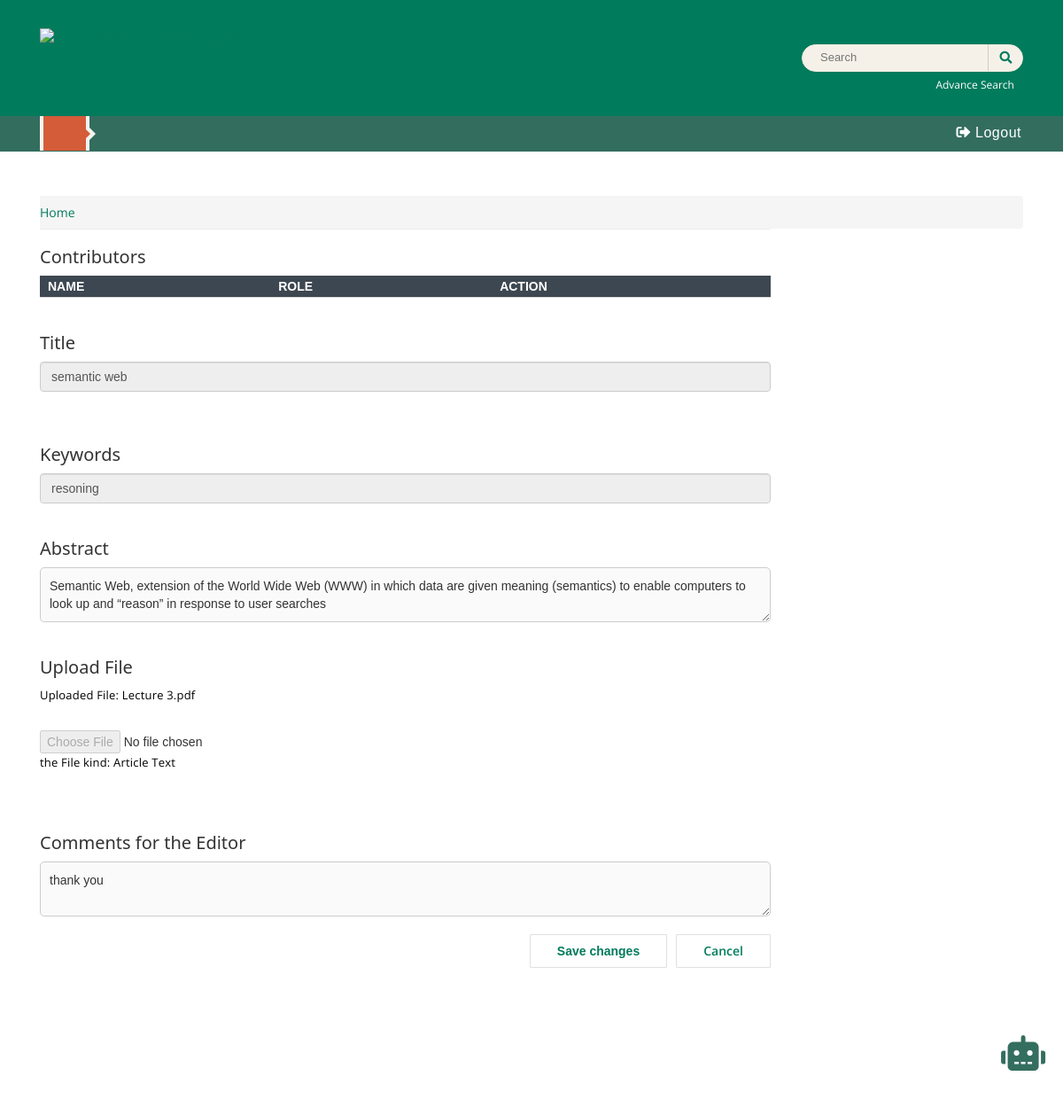
/Author_view_submission.php?updateid=55, run on the app's committed database.
### tables this page shows
CREATE TABLE `submissions` (
  `id` int(11) NOT NULL,
  `auther_id` int(11) NOT NULL,
  `auther_name` varchar(150) NOT NULL,
  `title` varchar(250) NOT NULL,
  `keywords` varchar(250) NOT NULL,
  `abstract` varchar(250) NOT NULL,
  `comment` varchar(1000) NOT NULL,
  `article` varchar(100) NOT NULL,
  `file_kind` varchar(250) NOT NULL,
  `status` enum('Incomplete','submission','Decline Submission','Copy Editing','reviewing','Accept Submission','Revisions Required','Resubmit for Review','Resubmit Elsewhere') DEFAULT 'Incomplete',
  `created_at` timestamp NOT NULL DEFAULT current_timestamp(),
  `last_modification` timestamp NOT NULL DEFAULT current_timestamp() ON UPDATE current_timestamp()
);

### Author_view_submission.php (the view, shortened to what this page needs)
<?php
 include 'conn.php';
    $id=$_GET['updateid'];
    $query = "SELECT title,keywords,abstract,comment,article,file_kind FROM submissions where id='$id'";
    $result = mysqli_query($conn, $query);
    $row = mysqli_fetch_assoc($result);
    $title = $row['title'];
    $keywords = $row['keywords'];
    $abstract = $row['abstract'];
    $comment = $row['comment'];
    $file_name = $row['article'];
    $file_kind=$row['file_kind'];
?>
  <!DOCTYPE html>
  <html lang="en" xml:lang="en">
  <head>
  <link rel="stylesheet" href="css_1.css" type="text/css" />
  <link rel="stylesheet" href="css_2.css" type="text/css" />
  <link rel="stylesheet" href="css_3.css" type="text/css" />
  <link rel="stylesheet" href="css_4.css" type="text/css" />
  <link rel="stylesheet" href="css_5.css" type="text/css" />
  <link rel="stylesheet" href="css_6.css" type="text/css" />
  <link rel="stylesheet" href="css_7.css" type="text/css" />
  <link rel="stylesheet" href="https://use.fontawesome.com/releases/v5.2.0/css/all.css?v=3.4.0.1" type="text/css" />
  <link rel="stylesheet" href="css_9.css" type="text/css" />
  <link rel="stylesheet" href="css_10.css" type="text/css" />
  <link rel="stylesheet" href="https://cdnjs.cloudflare.com/ajax/libs/font-awesome/5.15.4/css/all.min.css">
</head>
  <body>
  <header><meta http-equiv="Content-Type" content="text/html; charset=utf-8">
      <div class="container topHeadSocial">
          <div class="row">
              <div class="col-md-10">
      <a href="Author_submmisions.php" class="logo" >
                      <img class="journal-logo" src="https://ojs3modern17.openjournalsystems.com/public/site/pageHeaderTitleImage_en_US.png"
               alt="##common.pageHeaderLogo.altText##">
      </a>
              </div>
              <div class="col-md-2">
                  <div class="topSearch">
                      <div id="searchWrpNav">
                        <div class="searchCntNav">
                          <form class="" role="search" method="post" action="https://ojs3modern17.openjournalsystems.com/index.php/index/search/search">
    <div class="form-group">
      <input class="" name="query" value="" type="text" aria-label="Search Query" placeholder="Search">
    </div>
    <button type="submit" class=""><i class="fa fa-search"></i></button>
  </form>
                        </div>
                  </div>
                      <a href="https://ojs3modern17.openjournalsystems.com/index.php/index/search/search" class="advanceSearch">Advance Search</a>
                  </div>
              </div>
          </div>
      </div>
              <div class="navigation">
          <div class="container">
              <div class="row">
                  <div class="col-md-8">
                                          <div id="modal-on-small" class="menu1">
                          <div id="primary-nav-wraper" class="">
      <ul id="navigationPrimary" class="pkp_navigation_primary nav nav-tabs">
                                                  <li class=" nav-item">
                      <a class="nav-link"
                         href="Home.page.php">Home</a>
                  </li>
                          </ul>
                        </div>
                    </div>
                </div>
                <div class="col-md-4">
                    <div class="navRight">
    <ul id="navigationUser" class="pkp_navigation_user nav nav-tabs">
        <li class=" nav-item">
            <a href="Home.page.php" style="font-size: medium;margin-top: -0.4rem;" class="nav-link"><i class="fas fa-sign-out-alt"></i> Logout</a>
                                            </ul>
            </div>
        </div>
    </div>
</div>
</div>
</header>
<div class="main container">
<div class="row">
<div class="leftcolumn  col-md-9 ">
  <main class="page page_register">
    <div class="pa">
<nav class="cmp_breadcrumbs" role="navigation" aria-label="You are here:">
    <ol class="breadcrumb">
        <li>
            <a href="Author_submmisions.php">
                Home
            </a>
        </li>
    </ol>
</nav>
<h3>Contributors</h3>
<table id="userTable" style="width:100%; padding-top:5px;">
    <thead>
    <tr>
        <th>Name</th>
        <th>Role</th>
        <th>Action</th>
    </tr>
    </thead>
</table>
<form method="post" action="update.php" enctype="multipart/form-data">
<fieldset class="identity">
    <h3>Title</h3>
    <input disabled type="text" class="form-control" name="title" id="Name" value="<?php echo $title;?>" maxlength="32" placeholder="Enter your title">
    <br>
    <br>
<div class="button-sign-in">
  <h3>Keywords</h3>
<input disabled type="text" class="form-control" name="Keywords" id="Contact" value="<?php echo $keywords;?>" maxlength="32" placeholder="Enter your keywords">
<br>
  <h3>Abstract</h3>
<textarea disabled id="abstract" name="abstract" placeholder="Enter your abstract"><?php echo $abstract;?></textarea>
<br>
<br>
<h3>Upload File</h3>
<?php if (!empty($file_name)): ?>
    <p>Uploaded File: <?php echo $file_name; ?></p>
<?php endif; ?>
<input disabled type="file" id="file" name="file" accept=".pdf, .doc, .docx" <?php if (empty($file_name)) echo 'required'; ?>>
<?php if (!empty($file_kind)): ?>
    <p>the File kind: <?php echo $file_kind; ?></p>
<?php endif; ?>
<br id="spac" style="display: none;">
<br id="space" style="display: none;">
<br>
    <h3>Comments for the Editor</h3>
    <textarea disabled id="comments" name="comments"  placeholder="Enter your comment"><?php echo $comment;?></textarea>
    <br>
    <br>
<div class="register-1c">
    <button class="span-Cancel"><a href="Author_submmisions.php">Cancel</a></button>
     </div>
     <div class="button-sign-in">
       <button id="save" class="span-login" name="submit" type="Submit"onclick="alert('Save subnnision?');">Save changes</button>
       </form>
       <br>
       <br>
       <br>
       <br>
       <br>
       <br>
       <br>
</head>
<body>
    <div class="chatbot-icon">
        <i class="fas fa-robot"></i>
    </div>
       <br>
    </html>

### css_2.css (style rules this page uses)
img { max-width: 400px }
body { font-family: 'Cardo', serif; color: #000; font-size: 18px; font-weight: 400; -webkit-font-smoothing: antialiased; -webkit-text-size-adjust: none; -moz-osx-font-smoothing: grayscale; text-rendering: optimizeLegibility }
h1, h2, h3, h4, h5, h6 { font-family: 'Cardo', serif; font-weight: bold }
p, li, blockquote, cite, dd, legend { font-family: 'Cardo', serif; line-height: 1.5 }
dt, address, table, label { font-family: 'Montserrat', sans-serif; font-size: smaller }
ol { list-style: none; counter-reset: item }
ol li:before { font-family: 'Montserrat', sans-serif; font-size: smaller; counter-increment: item; content: counter(item) '. ' }
li { margin-bottom: 0.25em }
a { color: #000; background-color: transparent; text-decoration: none; border-bottom: .05em solid #ffd120; -webkit-box-shadow: inset 0 -4px 0 #ffd120; box-shadow: inset 0 -4px 0 #ffd120; overflow-wrap: break-word; word-break: break-word; word-wrap: break-word }
header a, footer a { box-shadow: none }
p, li, a, blockquote { font-family: 'Cardo', serif }
p { font-size: 18px; line-height: 1.56; letter-spacing: 0.2px }
.nav-link { color: #fff; font-family: 'Montserrat', sans-serif; font-size: 14px }
.form-control { border-top: 0; border-left: 0; border-right: 0; border-radius: 0; padding-left: 0; padding-right: 0 }
table, .table { border-bottom: 1px solid #ddd }
table th, .table th, table td, .table td { padding-left: 0 }
fieldset { margin: 50px 0 }
.form-control { font-family: 'Montserrat', sans-serif; font-size: smaller; border-radius: 0; transition: all .2s ease-in }
@media (min-width:992px) { header .nav-link { margin-left: -15px } }
.nav-tabs .nav-link { border: 0 }
#navigationUser { justify-content: flex-end; border-bottom: 0 }
#navigationUser a, #user-nav-wraper a { font-size: 12px; border: 0 }
.journal-logo { max-height: 100px }
@media (min-width:992px) { #modal-on-small { display: block } }
@media (min-width:992px) { #navigationPrimary { border: 0; justify-content: space-between; padding-bottom: 15px } }
@media (min-width:992px) { #navigationPrimary .nav-link { text-transform: uppercase } }
.cmp_breadcrumbs { margin-top: 26px; margin-bottom: 20px }
.identity, .login-data { margin-top: 40px }

### css_7.css (style rules this page uses)
header { background: #007b5c !important }
body { background: #fff !important }
.navigation { background: #336d5e !important }
header .navigation ul#navigationPrimary li:first-child { background: #d55c39 !important }
header .navigation ul#navigationPrimary li:first-child::after { border-left-color: #d55c39 !important }
header .navigation #navigationPrimary .nav-link, #user-dashboard-link, #navigationUser a.nav-link, #user-nav-wraper a, #languageNav .dropdown-toggle { color: #fff }
a, a:visited, a:link, #sidebar .content li a { color: #007b5c }
nav.cmp_breadcrumbs ol.breadcrumb li a { color: #007b5c !important }
.nav.nav-pills a, .read_more, button { color: #007b5c !important }

### css_9.css (style rules this page uses)
.fa { display: inline-block; font: normal normal normal 14px/1 FontAwesome; font-size: inherit; text-rendering: auto; -webkit-font-smoothing: antialiased; -moz-osx-font-smoothing: grayscale; }
.fa-search:before { content: "\f002"; }

### Author_view_submission.php (style rules this page uses)
.journal-logo { max-width: 300px; margin-top: -6px; }
.span-Cancel { float: right; margin-right: 0; padding: 8px 30px; color: #007b5c !important; font-size: 14px !important; font-weight: 600 !important; border: 1px solid #e0e0e0; border-radius: 1px; background: #fff; }
.span-login { float: right; margin-right: 10px; padding: 8px 30px; color: #007b5c !important; font-size: 14px !important; font-weight: 600 !important; border: 1px solid #e0e0e0; border-radius: 1px; background: #fff; }
textarea { width: 100%; padding: 10px; border: 1px solid #ccc; border-radius: 5px; box-sizing: border-box; }
body { font-family: Arial, sans-serif; margin: 0; padding: 0; }
.chatbot-icon { position: fixed; right: 20px; bottom: 20px; font-size: 40px; cursor: pointer; color: #346e5e; z-index: 1000; margin-bottom:30px; }

### data on the page
submissions: title "semantic web", Keywords "resoning", abstract "Semantic Web, extension of the World Wide Web (WWW) in which data are given meaning (semantics) to enable computers to look up and “reason” in response to user searches", article "Lecture 3.pdf", file_kind "Article Text", comments "thank you"
